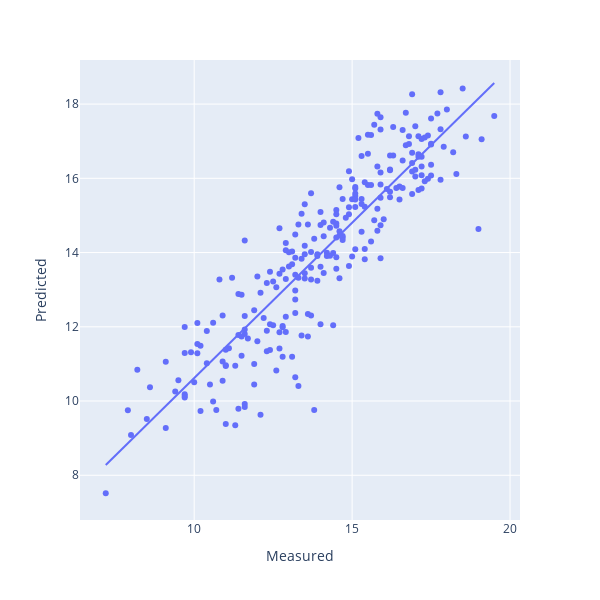

Notebook source saved alongside this figure:
### Code cell
optimise_pls_cv(X_waves,df_raw['SST'].values,40, True, 'SST')

### Figure 1 — Plotly figure (JSON) as saved in the notebook; plotly's stock layout.template omitted (floating-point values rounded to 4 significant figures; data arrays with more than 128 entries replaced by an {"elided": "..."} marker saying what was removed)
{"data": [{"hovertemplate": "Measured=%{x}<br>Predicted=%{y}<extra></extra>", "legendgroup": "", "marker": {"color": "#636efa", "symbol": "circle"}, "mode": "markers", "name": "", "orientation": "v", "showlegend": false, "type": "scatter", "x": {"elided": "250 float values"}, "xaxis": "x", "y": {"elided": "250 float values"}, "yaxis": "y"}, {"hovertemplate": "<b>OLS trendline</b><br>y = 0.836711 * x + 2.25225<br>R<sup>2</sup>=0.794320<br><br>Measured=%{x}<br>Predicted=%{y} <b>(trend)</b><extra></extra>", "legendgroup": "", "marker": {"color": "#636efa", "symbol": "circle"}, "mode": "lines", "name": "", "showlegend": false, "type": "scatter", "x": {"elided": "250 float values"}, "xaxis": "x", "y": {"elided": "250 float values"}, "yaxis": "y"}], "layout": {"height": 600, "legend": {"tracegroupgap": 0}, "margin": {"t": 60}, "width": 600, "xaxis": {"anchor": "y", "domain": [0, 1], "title": {"text": "Measured"}}, "yaxis": {"anchor": "x", "domain": [0, 1], "title": {"text": "Predicted"}}}}
